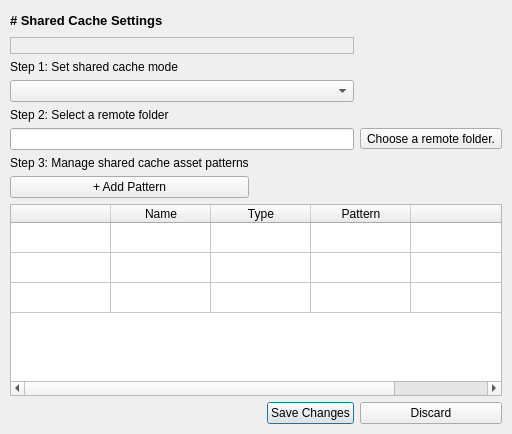
        <widget class="QWidget" name="SharedCachePage">
         <layout class="QGridLayout" name="gridLayout_2">
          <property name="leftMargin">
           <number>0</number>
          </property>
          <property name="topMargin">
           <number>0</number>
          </property>
          <property name="rightMargin">
           <number>0</number>
          </property>
          <property name="bottomMargin">
           <number>0</number>
          </property>
          <item row="0" column="0">
           <widget class="QWidget" name="widget_sharedCache" native="true">
            <property name="sizePolicy">
             <sizepolicy hsizetype="Preferred" vsizetype="Expanding">
              <horstretch>0</horstretch>
              <verstretch>0</verstretch>
             </sizepolicy>
            </property>
            <layout class="QGridLayout" name="gridLayout" columnstretch="0,0,0,0,0">
             <property name="sizeConstraint">
              <enum>QLayout::SetDefaultConstraint</enum>
             </property>
             <property name="leftMargin">
              <number>10</number>
             </property>
             <property name="rightMargin">
              <number>10</number>
             </property>
             <property name="bottomMargin">
              <number>10</number>
             </property>
             <item row="0" column="0" colspan="2">
              <widget class="QLabel" name="sharedCacheTitle">
               <property name="font">
                <font>
                 <pointsize>10</pointsize>
                 <weight>75</weight>
                 <bold>true</bold>
                </font>
               </property>
               <property name="text">
                <string># Shared Cache Settings</string>
               </property>
               <property name="textFormat">
                <enum>Qt::MarkdownText</enum>
               </property>
              </widget>
             </item>
             <item row="9" column="3">
              <widget class="QPushButton" name="sharedCacheSubmitButton">
               <property name="text">
                <string>Save Changes</string>
               </property>
               <property name="autoDefault">
                <bool>true</bool>
               </property>
               <property name="default">
                <bool>true</bool>
               </property>
              </widget>
             </item>
             <item row="5" column="0" colspan="4">
              <widget class="QLineEdit" name="serverAddressLineEdit"/>
             </item>
             <item row="9" column="4">
              <widget class="QPushButton" name="sharedCacheDiscardButton">
               <property name="text">
                <string>Discard</string>
               </property>
              </widget>
             </item>
             <item row="8" column="0" colspan="5">
              <widget class="QTableWidget" name="sharedCacheTable">
               <property name="wordWrap">
                <bool>false</bool>
               </property>
               <property name="rowCount">
                <number>3</number>
               </property>
               <property name="columnCount">
                <number>5</number>
               </property>
               <attribute name="horizontalHeaderCascadingSectionResizes">
                <bool>false</bool>
               </attribute>
               <attribute name="horizontalHeaderStretchLastSection">
                <bool>false</bool>
               </attribute>
               <attribute name="verticalHeaderVisible">
                <bool>false</bool>
               </attribute>
               <row>
                <property name="text">
                 <string>New Row</string>
                </property>
               </row>
               <row/>
               <row/>
               <column>
                <property name="text">
                 <string/>
                </property>
                <property name="toolTip">
                 <string>Toggle pattern activity.</string>
                </property>
               </column>
               <column>
                <property name="text">
                 <string>Name</string>
                </property>
               </column>
               <column>
                <property name="text">
                 <string>Type</string>
                </property>
                <property name="toolTip">
                 <string extracomment="Choose how the pattern text will be used. Wildcard or regular expression supported. "/>
                </property>
               </column>
               <column>
                <property name="text">
                 <string>Pattern</string>
                </property>
               </column>
               <column>
                <property name="text">
                 <string/>
                </property>
                <property name="toolTip">
                 <string>Remove the pattern.</string>
                </property>
               </column>
              </widget>
             </item>
             <item row="4" column="0">
              <widget class="QLabel" name="label_3">
               <property name="text">
                <string>Step 2: Select a remote folder</string>
               </property>
              </widget>
             </item>
             <item row="6" column="0">
              <widget class="QLabel" name="label_4">
               <property name="text">
                <string>Step 3: Manage shared cache asset patterns</string>
               </property>
              </widget>
             </item>
             <item row="7" column="0">
              <widget class="QPushButton" name="sharedCacheAddPattern">
               <property name="toolTip">
                <string>Add an asset pattern to cache to the remote folder.</string>
               </property>
               <property name="text">
                <string>+ Add Pattern</string>
               </property>
              </widget>
             </item>
             <item row="3" column="0" colspan="4">
              <widget class="QComboBox" name="serverCacheModeOptions">
               <property name="toolTip">
                <string>Select the mode the project should use to cache asset products.</string>
               </property>
               <property name="currentText">
                <string>Placeholder</string>
               </property>
               <property name="placeholderText">
                <string>Placeholder</string>
               </property>
              </widget>
             </item>
             <item row="2" column="0">
              <widget class="QLabel" name="label_2">
               <property name="text">
                <string>Step 1: Set shared cache mode</string>
               </property>
              </widget>
             </item>
             <item row="5" column="4">
              <widget class="QToolButton" name="serverAddressToolButton">
               <property name="text">
                <string>Choose a remote folder.</string>
               </property>
              </widget>
             </item>
             <item row="1" column="0" colspan="4">
              <widget class="QLabel" name="sharedCacheStatus">
               <property name="font">
                <font>
                 <pointsize>10</pointsize>
                </font>
               </property>
               <property name="frameShape">
                <enum>QFrame::StyledPanel</enum>
               </property>
               <property name="frameShadow">
                <enum>QFrame::Sunken</enum>
               </property>
               <property name="text">
                <string/>
               </property>
               <property name="textFormat">
                <enum>Qt::MarkdownText</enum>
               </property>
               <property name="margin">
                <number>5</number>
               </property>
              </widget>
             </item>
             <item row="0" column="4">
              <widget class="QPushButton" name="sharedCacheSupport">
               <property name="text">
                <string/>
               </property>
               <property name="flat">
                <bool>true</bool>
               </property>
              </widget>
             </item>
            </layout>
           </widget>
          </item>
         </layout>
        </widget>
